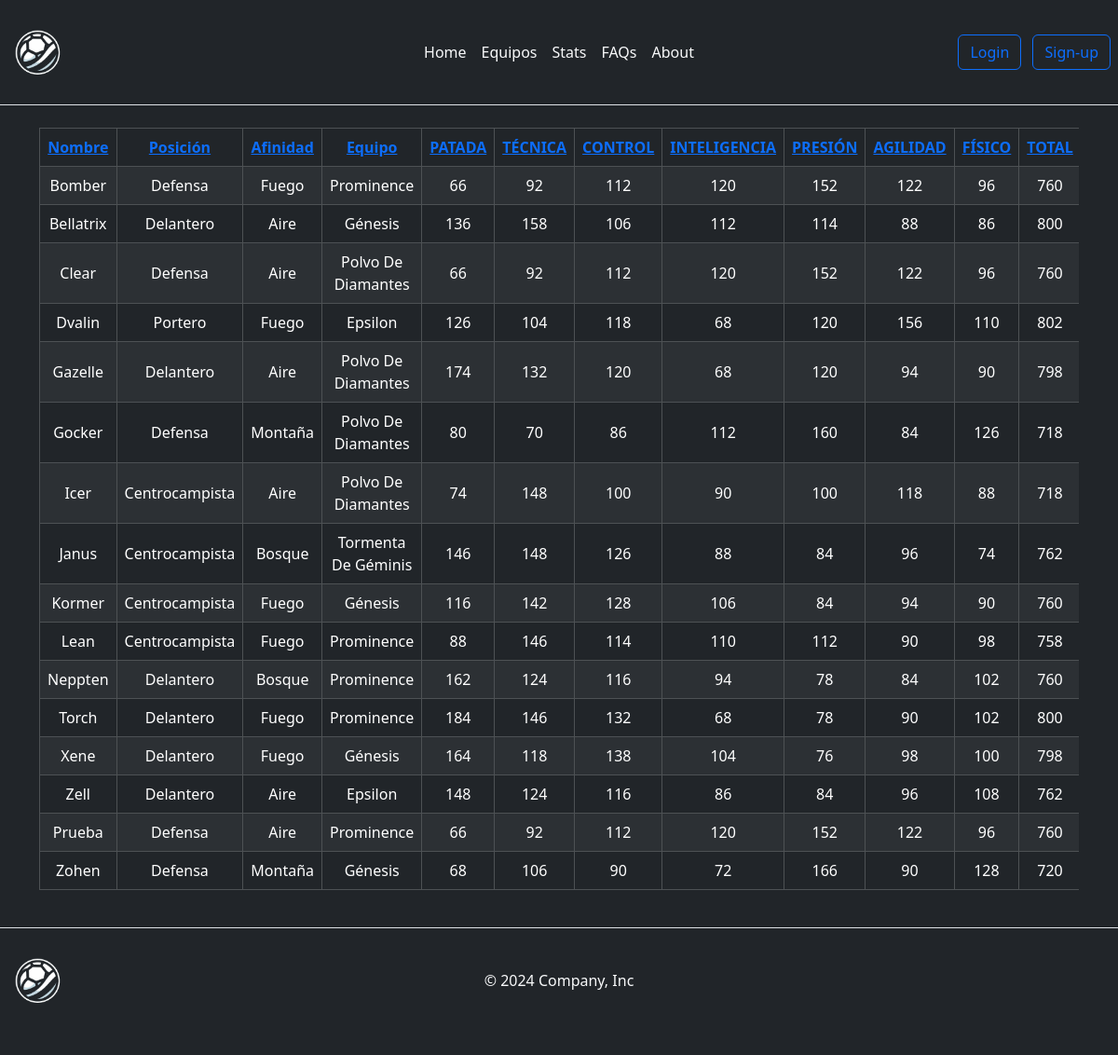
/paginas/Stats.php, run on an earlier commit of the app's database.
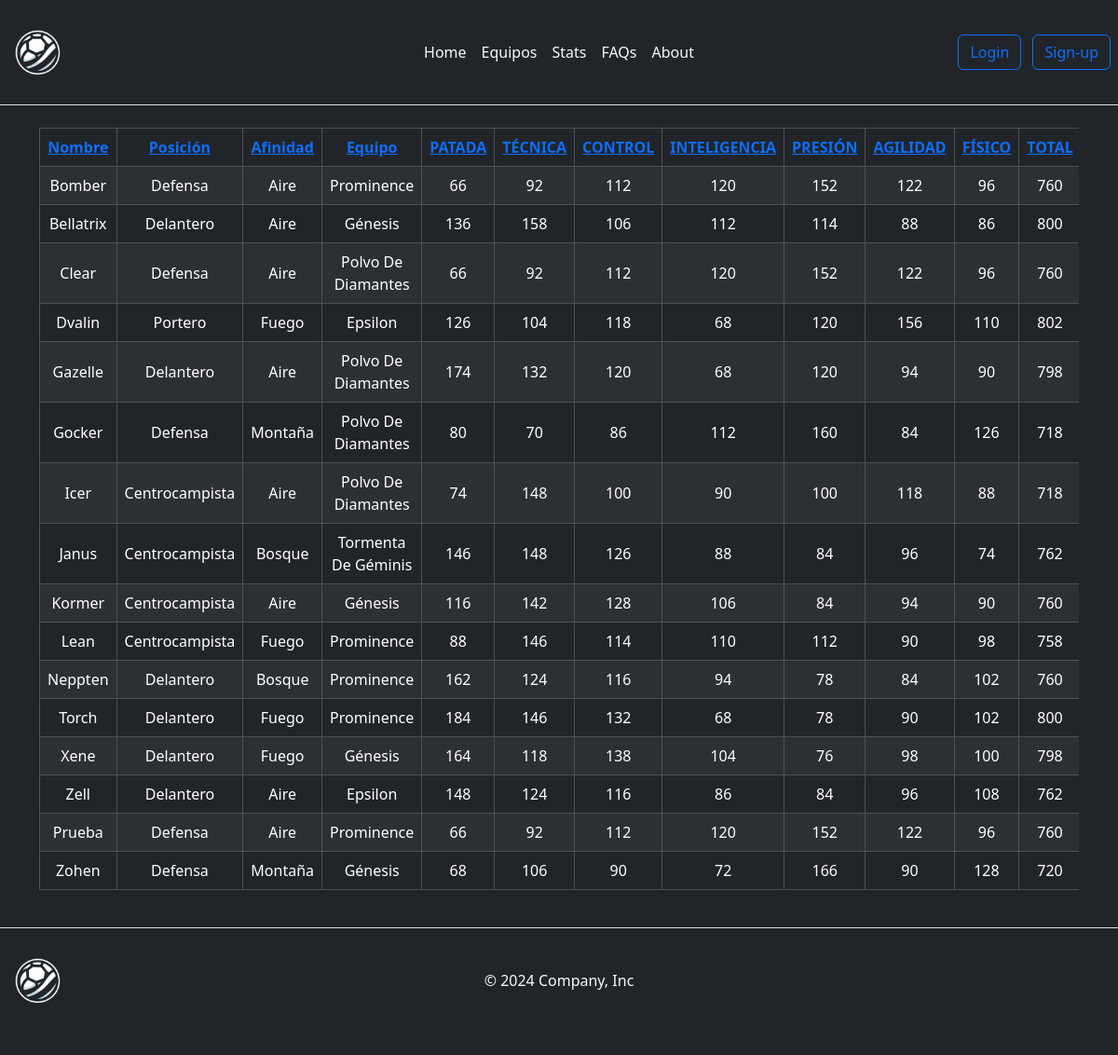
And on a later commit of the database.
### tables this page shows
create table jugadores(
	id int primary key auto_increment not null,
    Nombre varchar(35) not null,
    Posición enum("Delantero","Centrocampista","Defensa","Portero") not null,
    Afinidad enum("Aire","Fuego","Bosque","Montaña") not null,
    Equipo varchar(25) not null,
    PATADA	int unsigned not null,
    TÉCNICA	int unsigned not null,
    CONTROL	int unsigned not null, 
    INTELIGENCIA int unsigned not null, 
    PRESIÓN	int unsigned not null, 
    AGILIDAD int unsigned not null, 	
    FÍSICO int unsigned not null,
    TOTAL bigint unsigned,
    Descripcion text
);

### paginas/Stats.php (the view, shortened to what this page needs)
<?php include("../include/extra.inc.php") ?>
<?php headHTML(); ?>
<body class="bg-dark">
    <?php headerHTML();
    $mysql = connectDB();
    if (!isset($_GET["orderby"])) {
        $consulta = "SELECT * FROM jugadores";
        $tabla_equipos = $mysql->query($consulta);
    }
    ?>
    <main>
        <div class="container d-flex justify-content-center">
            <div class="table-responsive">
                <table class="table table-dark table-striped table-bordered text-center align-middle">
                    <thead>
                        <tr>
                            <th scope="col"><a href="Stats.php?orderby=nombre">Nombre</a></th>
                            <th scope="col"><a href="Stats.php?orderby=posicion">Posición</a></th>
                            <th scope="col"><a href="Stats.php?orderby=afinidad">Afinidad</a></th>
                            <th scope="col"><a href="Stats.php?orderby=equipo">Equipo</a></th>
                            <th scope="col"><a href="Stats.php?orderby=patada">PATADA</a></th>
                            <th scope="col"><a href="Stats.php?orderby=tecnica">TÉCNICA</a></th>
                            <th scope="col"><a href="Stats.php?orderby=control">CONTROL</a></th>
                            <th scope="col"><a href="Stats.php?orderby=inteligencia">INTELIGENCIA</a></th>
                            <th scope="col"><a href="Stats.php?orderby=presion">PRESIÓN</a></th>
                            <th scope="col"><a href="Stats.php?orderby=agilidad">AGILIDAD</a></th>
                            <th scope="col"><a href="Stats.php?orderby=fisico">FÍSICO</a></th>
                            <th scope="col"><a href="Stats.php?orderby=total">TOTAL</a></th>
                        </tr>
                    </thead>
                    <tbody>
                        <?php
                        while ($registro = $tabla_equipos->fetch_assoc()) {
                            echo "<tr>";
                            echo "<td>" . $registro["Nombre"] . "</td>";
                            echo "<td>" . $registro["Posición"] . "</td>";
                            echo "<td>" . $registro["Afinidad"] . "</td>";
                            echo "<td>" . $registro["Equipo"] . "</td>";
                            echo "<td>" . $registro["PATADA"] . "</td>";
                            echo "<td>" . $registro["TÉCNICA"] . "</td>";
                            echo "<td>" . $registro["CONTROL"] . "</td>";
                            echo "<td>" . $registro["INTELIGENCIA"] . "</td>";
                            echo "<td>" . $registro["PRESIÓN"] . "</td>";
                            echo "<td>" . $registro["AGILIDAD"] . "</td>";
                            echo "<td>" . $registro["FÍSICO"] . "</td>";
                            echo "<td>" . $registro["TOTAL"] . "</td>";
                            echo "</tr>";
                        }
                        ?>
                    </tbody>
                </table>
            </div>
        </div>
    </main>
    <?php footerHTML(); ?>
</body>
</html>

### include/extra.inc.php (shortened to what this page needs)
<?php function headHTML()
{ ?>
  <!DOCTYPE html>
  <html lang="en">
  <head>
    <link href="https://cdn.jsdelivr.net/npm/bootstrap@5.3.2/dist/css/bootstrap.min.css" rel="stylesheet">
    <link rel="stylesheet" href="../CSS/style.css">
  </head>
<?php } ?>
<?php function headerHTML()
{ ?>
  <header class="d-flex flex-wrap align-items-center justify-content-center justify-content-md-between py-3 mb-4 border-bottom">
    <a href="#" class="d-flex align-items-center col-md-3 mb-2 mb-md-0">
      <img src="../Imagenes/logo.png" alt="Logo" width="80" height="80">
    </a>
    <ul class="nav col-12 col-md-auto mb-2 justify-content-center mb-md-0">
      <li><a href="../index.php" class="nav-link px-2 link-light">Home</a></li>
      <li><a href="equipos.php" class="nav-link px-2 link-light">Equipos</a></li>
      <li><a href="Stats.php" class="nav-link px-2 link-light">Stats</a></li>
      <li><a href="#" class="nav-link px-2 link-light">FAQs</a></li>
      <li><a href="#" class="nav-link px-2 link-light">About</a></li>
    </ul>
    <div class="col-md-3 text-end">
      <a href="adminedit.php" class="btn btn-outline-primary me-2">Login</a>
      <a href="../paginas/signup.php" class="btn btn-outline-primary me-2">Sign-up</a>
    </div>
  </header>
<?php } ?>
<?php function footerHTML()
{ ?>
  <footer class="d-flex flex-wrap justify-content-between align-items-center py-3 my-4 border-top">
    <div class="col-md-4 d-flex align-items-center">
      <a href="/" class="d-flex align-items-center col-md-3 mb-2 mb-md-0">
        <img src="../Imagenes/logo.png" alt="Logo" width="80" height="80">
      </a>
    </div>
    <div class="text-center">
      <span class="mb-3 mb-md-0 text-light">© 2024 Company, Inc</span>
    </div>
    <ul class="nav col-md-4 justify-content-end list-unstyled d-flex">
      <li class="ms-3"><a class="text-body-secondary" href="#"><svg class="bi" width="24" height="24">
            <use xlink:href="#twitter"></use>
          </svg></a></li>
      <li class="ms-3"><a class="text-body-secondary" href="#"><svg class="bi" width="24" height="24">
            <use xlink:href="#instagram"></use>
          </svg></a></li>
      <li class="ms-3"><a class="text-body-secondary" href="#" action="tabla.php"><svg class="bi" width="24" height="24">
            <use xlink:href="#facebook"></use>
          </svg></a></li>
    </ul>
  </footer>
<?php } ?>

What changed in the data, as far as the page shows it:
changed jugadores "Bomber": Afinidad "Fuego" → "Aire"
changed jugadores "Kormer": Afinidad "Fuego" → "Aire"
